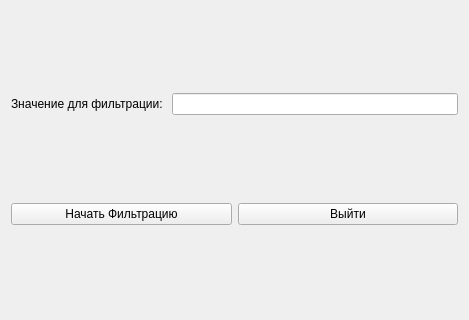
<?xml version="1.0" encoding="UTF-8"?>
<ui version="4.0">
 <class>FiltrWidget</class>
 <widget class="QWidget" name="FiltrWidget">
  <property name="geometry">
   <rect>
    <x>0</x>
    <y>0</y>
    <width>469</width>
    <height>320</height>
   </rect>
  </property>
  <property name="windowTitle">
   <string>Form</string>
  </property>
  <layout class="QVBoxLayout" name="verticalLayout">
   <item>
    <layout class="QHBoxLayout" name="horizontalLayout">
     <item>
      <widget class="QLabel" name="labelTextValue">
       <property name="text">
        <string>Значение для фильтрации: </string>
       </property>
      </widget>
     </item>
     <item>
      <widget class="QLineEdit" name="lineValue"/>
     </item>
    </layout>
   </item>
   <item>
    <layout class="QHBoxLayout" name="horizontalLayout_2">
     <item>
      <widget class="QPushButton" name="buttonStart">
       <property name="text">
        <string>Начать Фильтрацию</string>
       </property>
      </widget>
     </item>
     <item>
      <widget class="QPushButton" name="buttonExit">
       <property name="text">
        <string>Выйти</string>
       </property>
      </widget>
     </item>
    </layout>
   </item>
  </layout>
 </widget>
 <resources/>
 <connections/>
</ui>
